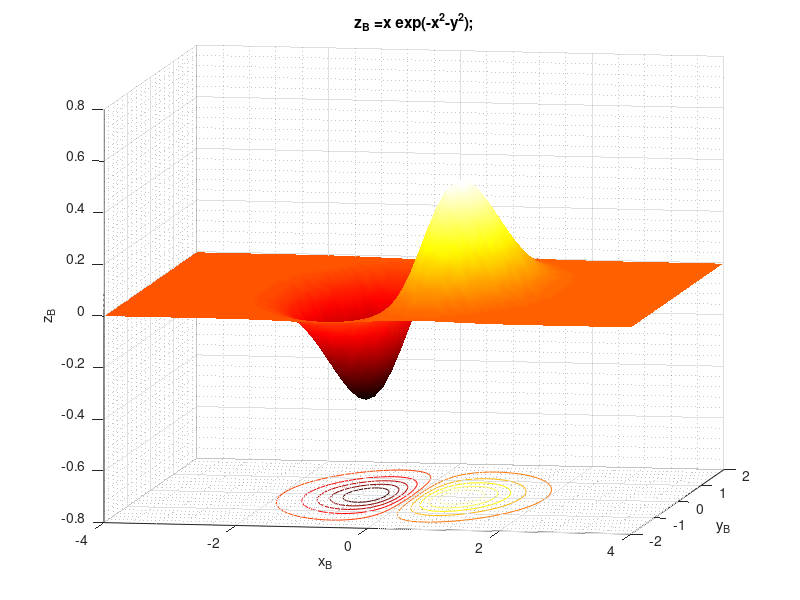

The MATLAB source for this figure:
%% my3Dfun1

%% Function domain

X=-4:0.1:4;
Y=-2:0.1:2;
[x,y] = meshgrid(X,Y);

%% Function values

z =x.*exp(-x.^2-y.^2);

%% Figure initialization

figure

%% Plotting figure

surfc(x,y,z)

%% Title

title('z_B =x exp(-x^2-y^2);')

%% Labels

xlabel('x_B')
ylabel('y_B')
zlabel('z_B')

%% Grid

grid minor

%% Colormap

colormap hot

%% Shading

shading interp
view(10,9)
